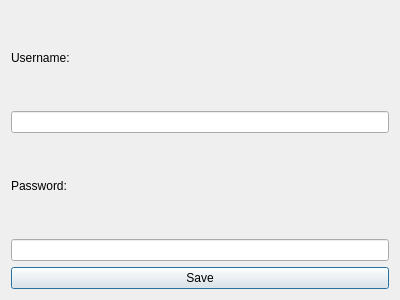
<?xml version="1.0" encoding="UTF-8"?>
<ui version="4.0">
 <class>AddEntryDialog</class>
 <widget class="QDialog" name="AddEntryDialog">
  <property name="geometry">
   <rect>
    <x>0</x>
    <y>0</y>
    <width>400</width>
    <height>300</height>
   </rect>
  </property>
  <property name="windowTitle">
   <string>Add New Entry</string>
  </property>
  <layout class="QVBoxLayout" name="verticalLayout">
   <item>
    <widget class="QLabel" name="labelUsername">
     <property name="text">
      <string>Username:</string>
     </property>
    </widget>
   </item>
   <item>
    <widget class="QLineEdit" name="usernameEdit"/>
   </item>
   <item>
    <widget class="QLabel" name="labelPassword">
     <property name="text">
      <string>Password:</string>
     </property>
    </widget>
   </item>
   <item>
    <widget class="QLineEdit" name="passwordEdit">
     <property name="echoMode">
      <enum>QLineEdit::Password</enum>
     </property>
    </widget>
   </item>
   <item>
    <widget class="QPushButton" name="saveButton">
     <property name="text">
      <string>Save</string>
     </property>
    </widget>
   </item>
  </layout>
 </widget>
</ui>
